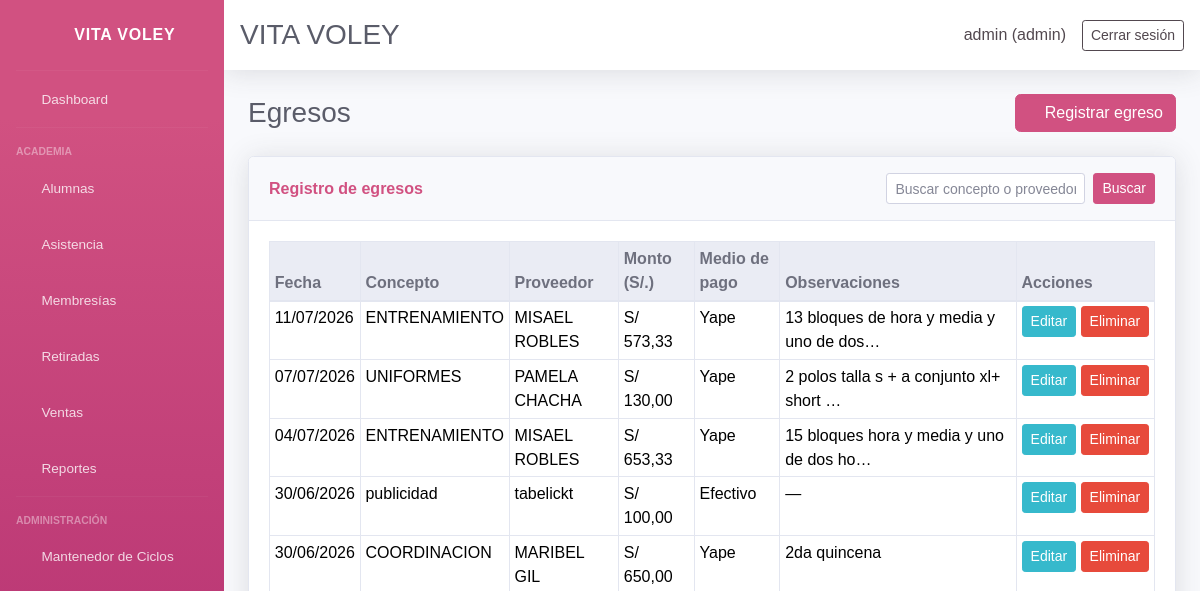
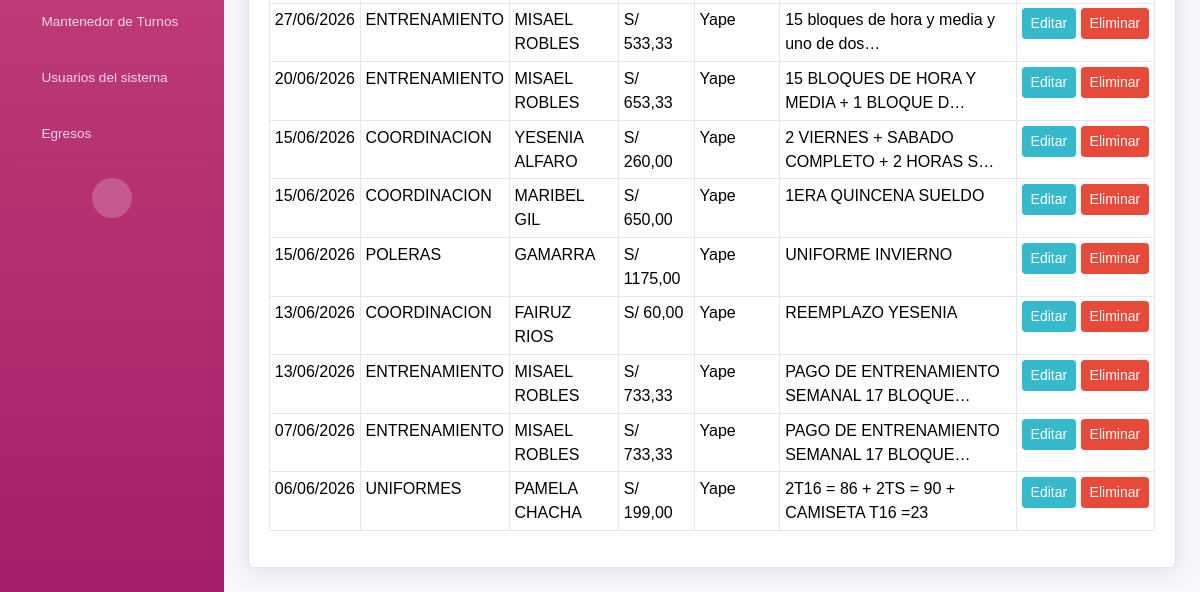
Page /expenses/ (signed in) on the earlier database version (2 pictures, top to bottom).
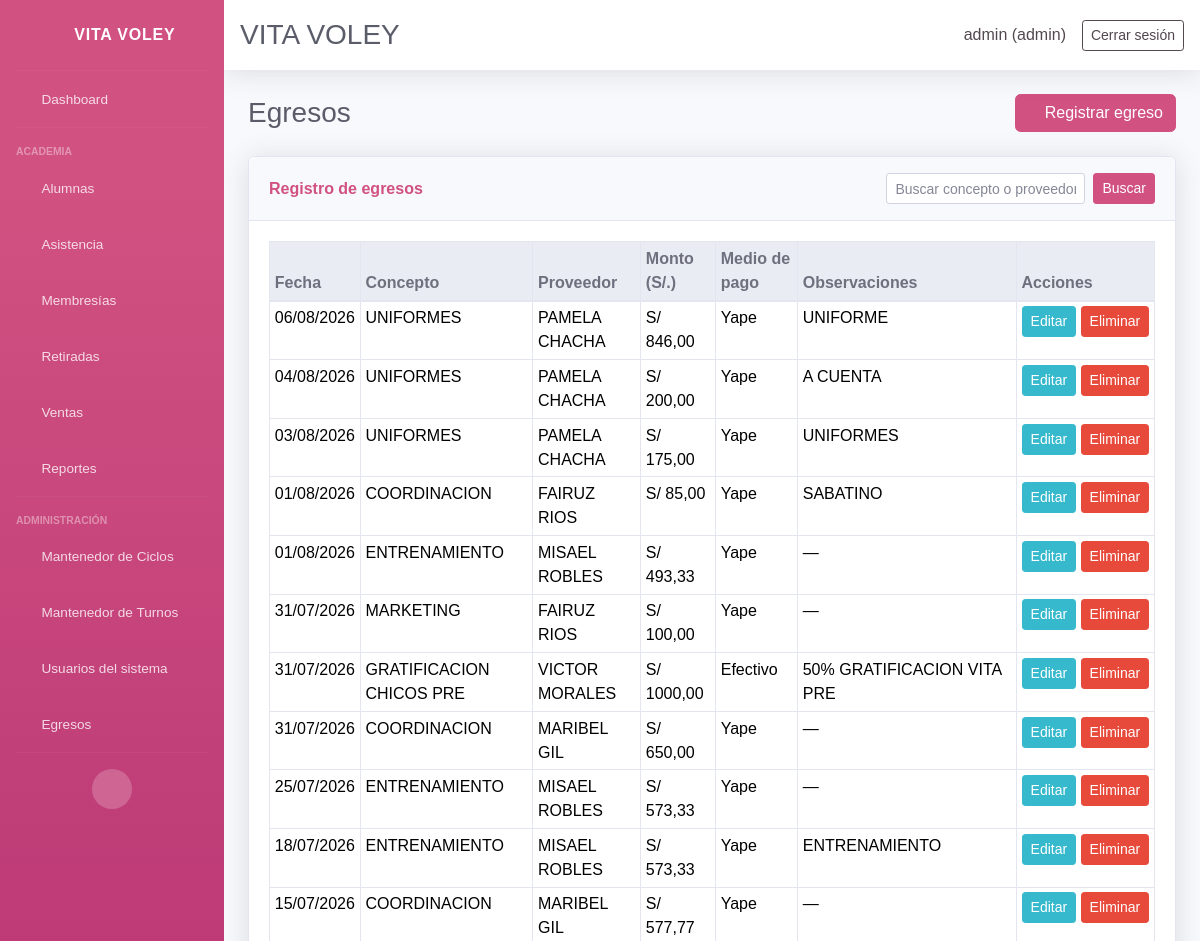
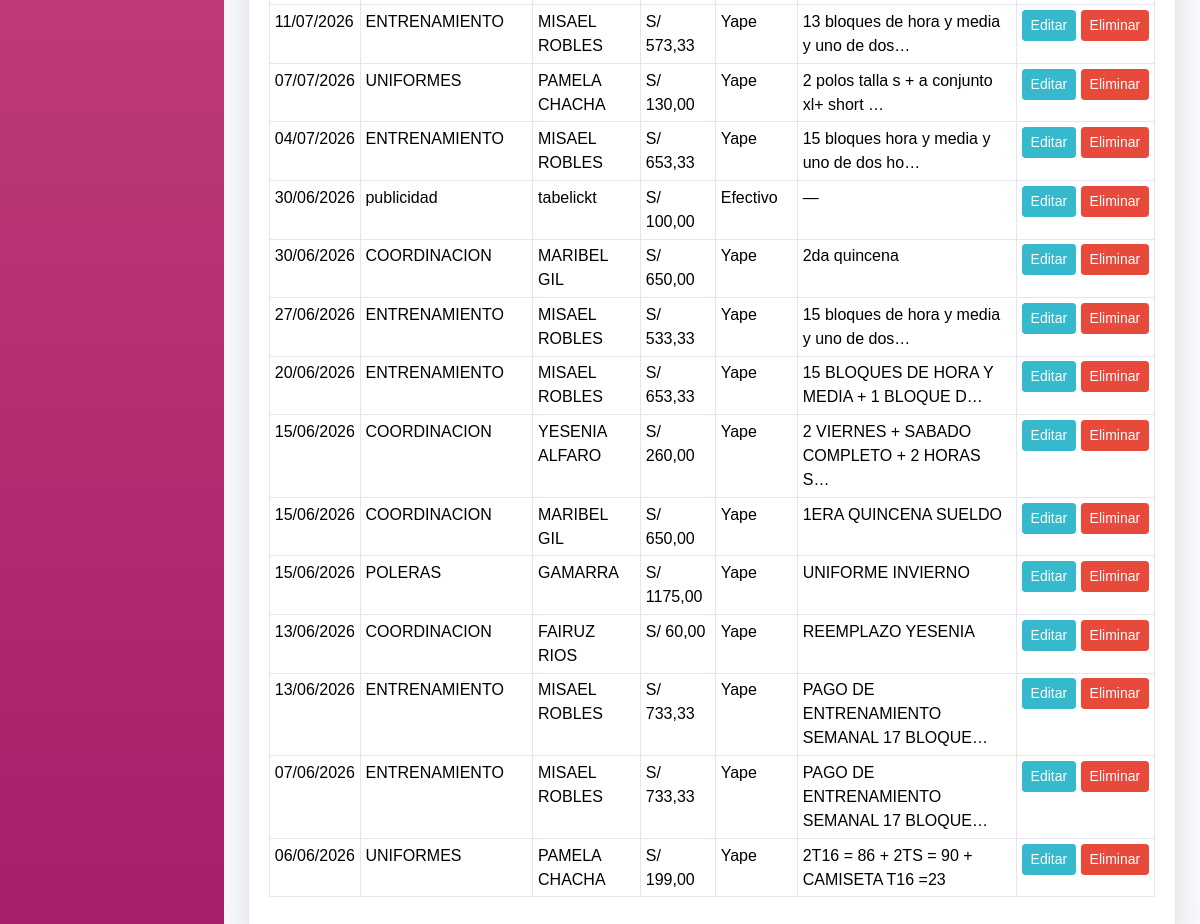
Same page on the later database version (2 pictures, top to bottom).
### core/models.py (models this page shows, shortened)
class AuditableModel(models.Model):
    created_by = models.ForeignKey(
        settings.AUTH_USER_MODEL,
        on_delete=models.SET_NULL,
        null=True,
        blank=True,
        related_name='%(app_label)s_%(class)s_created',
        verbose_name='Creado por',
    )
    updated_by = models.ForeignKey(
        settings.AUTH_USER_MODEL,
        on_delete=models.SET_NULL,
        null=True,
        blank=True,
        related_name='%(app_label)s_%(class)s_updated',
        verbose_name='Actualizado por',
    )
    updated_at = models.DateTimeField(auto_now=True, verbose_name='Actualizado el')
    class Meta:
        abstract = True

class Expense(AuditableModel, models.Model):
    date = models.DateField(default=timezone.now, verbose_name='Fecha')
    concept = models.CharField(max_length=200, verbose_name='Concepto')
    provider = models.CharField(max_length=200, blank=True, verbose_name='Proveedor')
    amount = models.DecimalField(max_digits=10, decimal_places=2, verbose_name='Monto (S/.)')
    payment_method = models.CharField(
        max_length=20,
        choices=PAYMENT_METHOD_CHOICES,
        default='efectivo',
        verbose_name='Medio de pago',
    )
    observations = models.TextField(blank=True, verbose_name='Observaciones')
    created_at = models.DateTimeField(auto_now_add=True)
    class Meta:
        ordering = ['-date', '-created_at']
        verbose_name = 'Egreso'
        verbose_name_plural = 'Egresos'

### core/views_expenses.py (the view)
# urls.py: path('expenses/', views_expenses.expense_list, name='expenses_list'),
@login_required(login_url='login')
def expense_list(request):
    admin_redirect = _ensure_admin(request)
    if admin_redirect:
        return admin_redirect
    query = request.GET.get('q', '').strip()
    expenses = _expenses_queryset(query)
    show_create = request.GET.get('create') == '1'
    form = None
    if request.method == 'POST':
        show_create = True
        form = ExpenseForm(request.POST)
        if form.is_valid():
            form.save()
            return redirect('expenses_list')
    elif show_create:
        form = ExpenseForm()
    return render(request, 'core/expenses.html', {
        'expenses': expenses,
        'query': query,
        'form': form,
        'create_mode': show_create,
    })

### core/audit.py (called while the page is built)
def set_current_user(user):
    _thread_locals.user = user

    def __call__(self, request):
        if getattr(request, 'user', None) and request.user.is_authenticated:
            set_current_user(request.user)
        else:
            set_current_user(None)
        try:
            return self.get_response(request)
        finally:
            set_current_user(None)

### core/context_processors.py (called while the page is built)
def user_role_context(request):
    user_role = None
    is_admin_user = False
    is_secretary_user = False
    if request.user.is_authenticated:
        user_role = get_user_role(request.user)
        is_admin_user = is_admin(request.user)
        is_secretary_user = is_secretary(request.user)
    return {
        'user_role': user_role,
        'is_admin': is_admin_user,
        'is_secretary': is_secretary_user,
    }

### core/permissions.py (called while the page is built)
def get_user_role(user):
    if not user.is_authenticated:
        return None
    if user.is_superuser:
        return 'admin'
    profile = getattr(user, 'userprofile', None)
    if profile is not None:
        return profile.role
    return 'secretary'

def is_admin(user):
    return get_user_role(user) == 'admin'

def is_secretary(user):
    return get_user_role(user) == 'secretary'

def ensure_admin(request, redirect_to='dashboard'):
    if not is_admin(request.user):
        messages.error(request, 'No tiene permiso para acceder a esta sección.')
        return redirect(redirect_to)
    return None

### core/views_expenses.py (called while the page is built)
def _expenses_queryset(query=''):
    qs = Expense.objects.all()
    if query:
        qs = qs.filter(
            Q(concept__icontains=query)
            | Q(provider__icontains=query)
            | Q(observations__icontains=query)
        )
    return qs.order_by('-date', '-created_at')

### core/templates/core/expenses.html (shortened to what this page needs)
{% extends 'core/base.html' %}
{% block content %}
<div class="d-sm-flex align-items-center justify-content-between mb-4">
    <h1 class="h3 mb-0 text-gray-800">Egresos</h1>
    {% if not edit_mode %}
    <a class="btn btn-primary" href="{% url 'expenses_list' %}?create=1"><i class="fas fa-plus"></i> Registrar egreso</a>
    {% endif %}
</div>
<div class="card shadow mb-4">
    <div class="card-header py-3 d-flex flex-wrap align-items-center justify-content-between">
        <h6 class="m-0 font-weight-bold text-primary">Registro de egresos</h6>
        <form method="get" class="form-inline mt-2 mt-md-0">
            <input type="text" name="q" value="{{ query }}" class="form-control form-control-sm mr-2 mb-2 mb-md-0" placeholder="Buscar concepto o proveedor">
            <button type="submit" class="btn btn-sm btn-primary mb-2 mb-md-0">Buscar</button>
        </form>
    </div>
    <div class="card-body">
        <div class="table-responsive">
            <table class="table table-bordered table-sm">
                <thead class="thead-light">
                    <tr>
                        <th>Fecha</th>
                        <th>Concepto</th>
                        <th>Proveedor</th>
                        <th>Monto (S/.)</th>
                        <th>Medio de pago</th>
                        <th>Observaciones</th>
                        <th>Acciones</th>
                    </tr>
                </thead>
                <tbody>
                    {% for item in expenses %}
                    <tr>
                        <td>{{ item.date|date:"d/m/Y" }}</td>
                        <td>{{ item.concept }}</td>
                        <td>{{ item.provider|default:"—" }}</td>
                        <td>S/ {{ item.amount|floatformat:2 }}</td>
                        <td>{{ item.get_payment_method_display }}</td>
                        <td>{{ item.observations|default:"—"|truncatechars:40 }}</td>
                        <td class="text-nowrap">
                            <a class="btn btn-sm btn-info" href="{% url 'expense_edit' item.id %}">Editar</a>
                            <form method="post" action="{% url 'expense_delete' item.id %}" class="d-inline" onsubmit="return confirm('¿Eliminar este egreso?');">
                                <button type="submit" class="btn btn-sm btn-danger">Eliminar</button>
                            </form>
                        </td>
                    </tr>
                    {% empty %}
                    <tr><td colspan="7" class="text-center text-muted">No hay egresos registrados.</td></tr>
                    {% endfor %}
                </tbody>
            </table>
        </div>
    </div>
</div>
{% endblock %}

### core/templates/core/base.html (shortened to what this page needs)
{% load static %}
<!DOCTYPE html>
<html lang="es">
<head>
    <link href="{% static 'vendor/fontawesome-free/css/all.min.css' %}" rel="stylesheet" type="text/css">
    <link href="{% static 'vendor/bootstrap/css/bootstrap.min.css' %}" rel="stylesheet" type="text/css">
    <link href="{% static 'css/sb-admin-2.min.css' %}" rel="stylesheet">
</head>
<body id="page-top">
<div id="wrapper">
    {% if user.is_authenticated %}
        {% include 'core/panel.html' %}
        <div id="content-wrapper" class="d-flex flex-column">
            <div id="content">
                {% include 'core/header.html' %}
                <div class="container-fluid">
    {% else %}
                <div class="container py-4">
    {% endif %}
                    {% block content %}{% endblock %}
    {% if user.is_authenticated %}
                </div>
            </div>
        </div>
    {% else %}
                </div>
    {% endif %}
</div>
</body>
</html>

### core/templates/core/panel.html (shortened to what this page needs)
<ul class="navbar-nav bg-gradient-primary sidebar sidebar-dark accordion" id="accordionSidebar">
    <a class="sidebar-brand d-flex align-items-center justify-content-center" href="{% url 'dashboard' %}">
        <div class="sidebar-brand-icon rotate-n-15">
            <i class="fas fa-volleyball-ball"></i>
        </div>
        <div class="sidebar-brand-text mx-3">VITA VOLEY</div>
    </a>
    <hr class="sidebar-divider my-0">
    <li class="nav-item">
        <a class="nav-link" href="{% url 'dashboard' %}">
            <i class="fas fa-fw fa-tachometer-alt"></i>
            <span>Dashboard</span>
        </a>
    </li>
    <hr class="sidebar-divider">
    <div class="sidebar-heading">Academia</div>
    <li class="nav-item">
        <a class="nav-link" href="{% url 'students_list' %}">
            <i class="fas fa-fw fa-users"></i>
            <span>Alumnas</span>
        </a>
    </li>
    <li class="nav-item">
        <a class="nav-link" href="{% url 'attendance' %}">
            <i class="fas fa-fw fa-calendar-check"></i>
            <span>Asistencia</span>
        </a>
    </li>
    <li class="nav-item">
        <a
            class="nav-link collapsed"
            href="#"
            data-toggle="collapse"
            data-target="#collapseMemberships"
            data-bs-toggle="collapse"
            data-bs-target="#collapseMemberships"
            role="button"
            aria-expanded="false"
            aria-controls="collapseMemberships"
        >
            <i class="fas fa-fw fa-id-card"></i>
            <span>Membresías</span>
        </a>
    </li>
    <li class="nav-item">
        <a class="nav-link" href="{% url 'retired_list' %}">
            <i class="fas fa-fw fa-user-slash"></i>
            <span>Retiradas</span>
        </a>
    </li>
    <li class="nav-item">
        <a class="nav-link" href="{% url 'sales_list' %}">
            <i class="fas fa-fw fa-shopping-bag"></i>
            <span>Ventas</span>
        </a>
    </li>
    <li class="nav-item">
        <a class="nav-link" href="{% url 'reports' %}">
            <i class="fas fa-fw fa-file-download"></i>
            <span>Reportes</span>
        </a>
    </li>
    {% if is_admin %}
    <hr class="sidebar-divider">
    <div class="sidebar-heading">Administración</div>
    <li class="nav-item">
        <a class="nav-link" href="{% url 'cycles_list' %}">
            <i class="fas fa-fw fa-layer-group"></i>
            <span>Mantenedor de Ciclos</span>
        </a>
    </li>
    <li class="nav-item">
        <a class="nav-link" href="{% url 'shifts_list' %}">
            <i class="fas fa-fw fa-exchange-alt"></i>
            <span>Mantenedor de Turnos</span>
        </a>
    </li>
    <li class="nav-item">
        <a class="nav-link" href="{% url 'users_list' %}">
            <i class="fas fa-fw fa-user-cog"></i>
            <span>Usuarios del sistema</span>
        </a>
    </li>
    <li class="nav-item">
        <a class="nav-link" href="{% url 'expenses_list' %}">
            <i class="fas fa-fw fa-file-invoice-dollar"></i>
            <span>Egresos</span>
        </a>
    </li>
    {% endif %}
    <hr class="sidebar-divider d-none d-md-block">
    <div class="text-center d-none d-md-inline">
        <button class="rounded-circle border-0" id="sidebarToggle"></button>
    </div>
</ul>

### core/templates/core/header.html (shortened to what this page needs)
<nav class="navbar navbar-expand navbar-light bg-white topbar mb-4 static-top shadow">
    <div class="d-flex align-items-center w-100 justify-content-between">
        <h1 class="h3 mb-0 text-gray-800">VITA VOLEY</h1>
        {% if user.is_authenticated %}
        <div class="d-flex align-items-center">
            <span class="mr-3 text-secondary">{{ request.user.username }} ({{ user_role|default:'Usuario' }})</span>
            <a href="{% url 'logout' %}" class="btn btn-sm btn-outline-secondary">Cerrar sesión</a>
        </div>
        {% endif %}
    </div>
</nav>

Differences in the rows shown:
added Expense: date "06/08/2026", concept "UNIFORMES", provider "PAMELA CHACHA", amount "846,00", payment_method "Yape", observations "UNIFORME"
added Expense: date "04/08/2026", concept "UNIFORMES", provider "PAMELA CHACHA", amount "200,00", payment_method "Yape", observations "A CUENTA"
added Expense: date "03/08/2026", concept "UNIFORMES", provider "PAMELA CHACHA", amount "175,00", payment_method "Yape", observations "UNIFORMES"
added Expense: date "01/08/2026", concept "COORDINACION", provider "FAIRUZ RIOS", amount "85,00", payment_method "Yape", observations "SABATINO"
added Expense: date "01/08/2026", concept "ENTRENAMIENTO", provider "MISAEL ROBLES", amount "493,33", payment_method "Yape", observations "—"
added Expense: date "31/07/2026", concept "MARKETING", provider "FAIRUZ RIOS", amount "100,00", payment_method "Yape", observations "—"
added Expense: date "31/07/2026", concept "GRATIFICACION CHICOS PRE", provider "VICTOR MORALES", amount "1000,00", payment_method "Efectivo", observations "50% GRATIFICACION VITA PRE"
added Expense: date "31/07/2026", concept "COORDINACION", provider "MARIBEL GIL", amount "650,00", payment_method "Yape", observations "—"
added Expense: date "25/07/2026", concept "ENTRENAMIENTO", provider "MISAEL ROBLES", amount "573,33", payment_method "Yape", observations "—"
added Expense: date "18/07/2026", concept "ENTRENAMIENTO", provider "MISAEL ROBLES", amount "573,33", payment_method "Yape", observations "ENTRENAMIENTO"
added Expense: date "15/07/2026", concept "COORDINACION", provider "MARIBEL GIL", amount "577,77", payment_method "Yape", observations "—"
